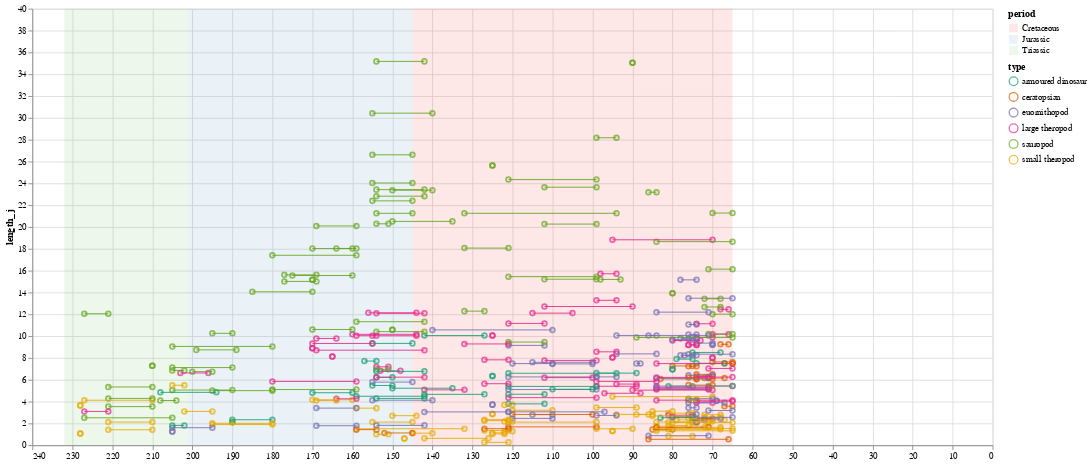

Notebook code for this chart:
### Code cell
# General plot: existance intervals for each species

points1 = alt.Chart().mark_point().encode(
    x = "time_from:Q",
)
points2 = alt.Chart().mark_point().encode(
    x = "time_to:Q",
)
lines = alt.Chart().mark_line().encode(
    x = alt.X("time_from:Q", title='Time, millions years ago'),
    x2 = "time_to:Q",
)

len_time_chart = (points1 + points2 + lines).encode(
        y=alt.Y("length_j:Q"),
    tooltip = [alt.Tooltip("name:N"),alt.Tooltip("period:N")],
    color = alt.Color("type:N",
            scale=alt.Scale(scheme='dark2')
            )
)

period_rects = alt.Chart(periods).mark_rect(opacity=0.1).encode(
    x2=alt.X2('start:Q'),
    x=alt.X('end:Q', title=None),
    color=alt.Color('period:N',
    #  legend=False
        scale=alt.Scale(scheme='set1')
     )
)
alt.layer(period_rects, len_time_chart, data=dinos
).transform_calculate(
    # Generate Gaussian jitter with a Box-Muller transform
    length_j='datum.length + abs(sqrt(-0.5*log(random()))*cos(2*PI*random()))'
).configure_scale(
    xReverse=True
).resolve_scale(
    color='independent'
).configure_line(

).properties(
    width = 1100, height=500
)

### Figure 1 — Vega-Lite specification as saved in the notebook (floating-point values rounded to 4 significant figures; data arrays with more than 128 entries replaced by an {"elided": "..."} marker saying what was removed)
{"config": {"view": {"continuousWidth": 400, "continuousHeight": 300}, "line": {}, "scale": {"xReverse": true}}, "layer": [{"data": {"name": "data-a52a15ed96b4d99155e56df0d7890825"}, "mark": {"type": "rect", "opacity": 0.1}, "encoding": {"color": {"type": "nominal", "field": "period", "scale": {"scheme": "set1"}}, "x": {"type": "quantitative", "field": "end", "title": null}, "x2": {"field": "start"}}}, {"layer": [{"mark": "point", "encoding": {"x": {"type": "quantitative", "field": "time_from", "title": "Time, millions years ago"}}}, {"mark": "point", "encoding": {"x": {"type": "quantitative", "field": "time_to", "title": "Time, millions years ago"}}}, {"mark": "line", "encoding": {"x": {"type": "quantitative", "field": "time_from", "title": "Time, millions years ago"}, "x2": {"field": "time_to"}}}], "encoding": {"color": {"type": "nominal", "field": "type", "scale": {"scheme": "dark2"}}, "tooltip": [{"type": "nominal", "field": "name"}, {"type": "nominal", "field": "period"}], "y": {"type": "quantitative", "field": "length_j"}}}], "data": {"name": "data-858b87ed02618f6589c7ccff332b1244"}, "height": 500, "resolve": {"scale": {"color": "independent"}}, "transform": [{"calculate": "datum.length + abs(sqrt(-0.5*log(random()))*cos(2*PI*random()))", "as": "length_j"}], "width": 1100, "$schema": "https://vega.github.io/schema/vega-lite/v4.8.1.json", "datasets": {"data-858b87ed02618f6589c7ccff332b1244": {"elided": "283 records"}, "data-a52a15ed96b4d99155e56df0d7890825": [{"period": "Triassic", "start": 232, "end": 201}, {"period": "Jurassic", "start": 201, "end": 145}, {"period": "Cretaceous", "start": 145, "end": 65}]}}
